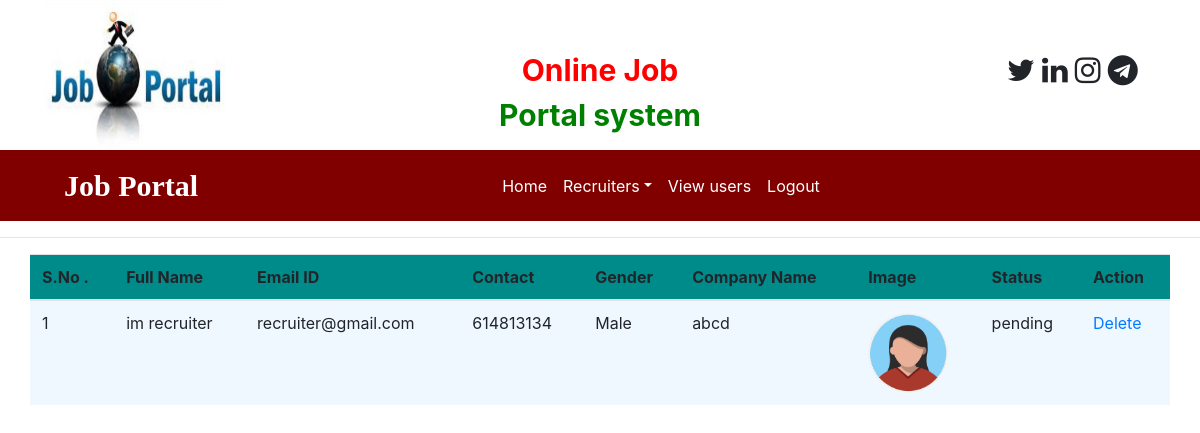
The app's page /recruiter_pending (signed in) with its own data.
### job/models.py (models this page shows)
class Recruiter:
    pass

### job/views.py (the view)
# urls.py: path('recruiter_pending', recruiter_pending, name="recruiter_pending"),
def recruiter_pending(request):
    if not request.user.is_authenticated:
        return redirect('admin_login')
    data = Recruiter.objects.filter(status='pending')
    d = {'data':data}
    return render(request,'recruiter_pending.html',d)

### job/templates/recruiter_pending.html
{% load static %}
{% block body %}
{% include 'admin_navigation.html' %}
<hr>
<table class="table table-hover container" id="example">
    <thead>
    <tr style = "background-color : 008B8B">
        <th>S.No .</th>
        <th>Full Name</th>
        <th>Email ID</th>
        <th>Contact</th>
        <th>Gender</th>
        <th>Company Name</th>
        <th>Image</th>
        <th>Status</th>
        <th>Action</th>
    </tr>
    </thead>
    <tbody>
    {% for i in data %}
    <tr style = "background-color : F0F8FF">
        <td>{{forloop.counter}}</td>
        <td>{{i.user.first_name}} {{i.user.last_name}}</td>
        <td>{{i.user.username}}</td>
        <td>{{i.mobile}}</td>
        <td>{{i.gender}}</td>
        <td>{{i.company}}</td>
        <td><img src="{{i.image.url}}" style="width:80px ; height : 80px ; border-radius:50%"></td>
        <td>{{i.status}}</td>
        <td><a href="{% url 'delete_user' i.id %}">Delete</a></td>
    </tr>
    {% endfor %}
    </tbody>
</table>
{% endblock %}

### records on screen
Recruiter: user.first_name "im", user.last_name "recruiter", user.username "recruiter@gmail.com", mobile "614813134", gender "Male", company "abcd", image (picture), status "pending"
